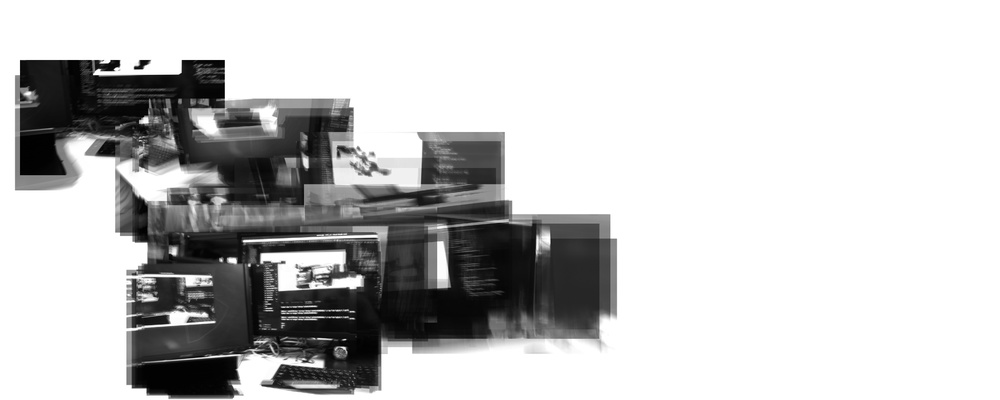
#> input picture final_report/canvas.jpg, 1000 x 400 px, shrunk from 5000 x 2000 before the run, found by its file name
$ python memo3.py
#> lines starting #> are read from the running program, lines starting #| are printed output that depends on the picture
import cv2
import numpy as np
array=cv2.imread('/home/ytpc2019a/code_ws/class_CV/final_report/canvas.jpg',0)
#> array is the input picture: shape (400, 1000); min 0, max 255, mean 198.2
print(array.shape)
#| (400, 1000)
flg=False
for j in range(array.shape[1]):
    for i in range(array.shape[0]):
        if i%10==0 and j%10==0:
            print(i,j,array[i,j])
        if int(array[i,j])<int(np.max(array)):
            up=i
            left=j
            flg=True
            break
    if flg:
        break
#> this loop made 9 passes
#> (printed output is left out)

flg=False
for j in reversed(range(array.shape[1])):
    for i in reversed(range(array.shape[0])):
        if i%10==0 and j%10==0:
            print(i,j)
        if array[i,j]<np.max(array):
            down=i
            right=j
            flg=True
            break
    if flg:
        break
print(up,down,left,right)
cv2.imwrite("class_CV/final_report/cut.png",array[up:down][left:right])
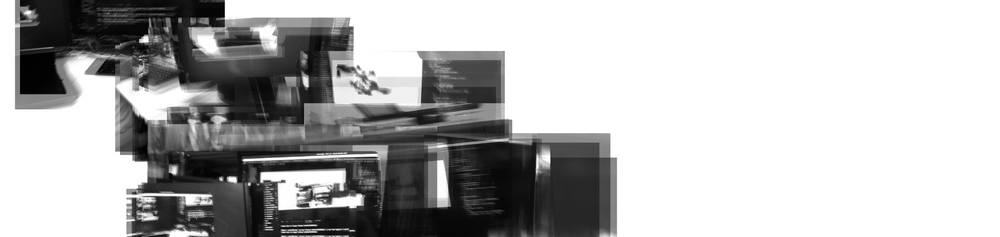
#> saved as cut.png: shape (237, 1000); min 0, max 255, mean 182.2
print(up,down,left,right)


#cv2.imshow("cut",array[up:down][left:right])
cv2.waitKey(0)
cv2.destroyAllWindows()
